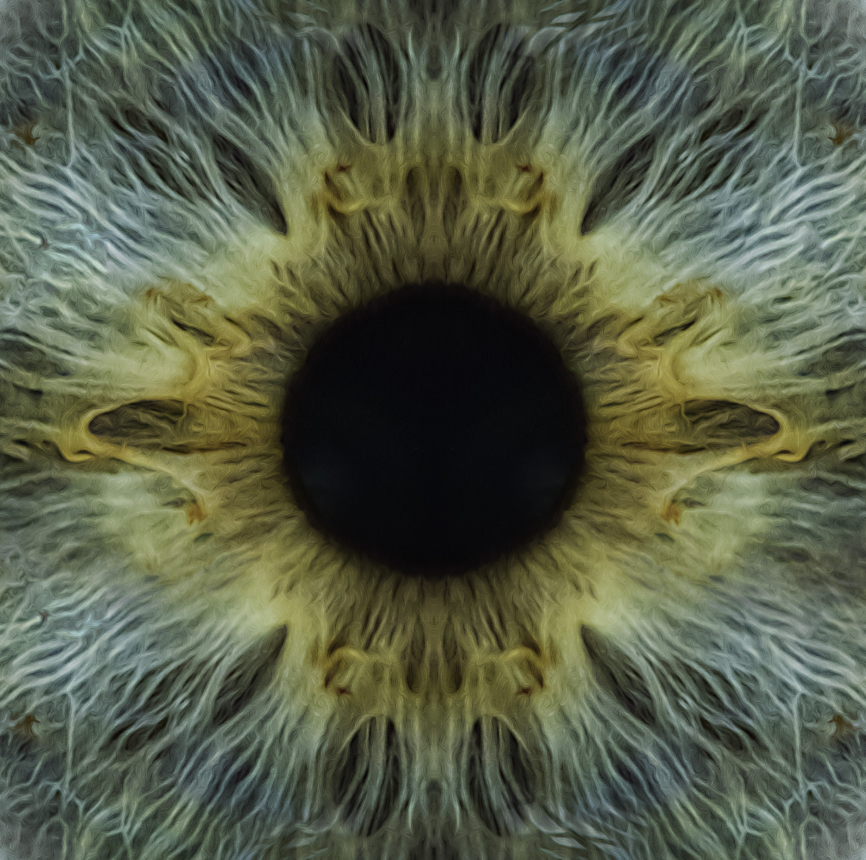
#> input picture imagens/iris_closeup.jpg, 1732 x 1720 px (shown at 1/2 size)
$ python -i preprocessing.py   (imports and definitions only)   (older library calls are emulated)
#> lines starting #> are read from the running program, lines starting #| are printed output that depends on the picture; after the words box and inside, x2 and y2 are one past the last pixel; in counts of white or black regions, pixels touching at a corner belong together
from __future__ import annotations

import json
from dataclasses import dataclass
from pathlib import Path

import cv2
import numpy as np
import pandas as pd
from scipy.signal import find_peaks

from iris_dm2.data import (
    PROVIDED_IDENTITY_STATUS,
    UNVERIFIED_CLINICAL_LABEL_STATUS,
    VERIFIED_CLINICAL_LABEL_STATUS,
    DatasetValidationError,
    IrisDataset,
    sha256_file,
)

MIN_SEGMENTATION_QUALITY = 0.30
MIN_ANNULUS_WIDTH_PIXELS = 3.0
CLINICAL_GEOMETRY_COLUMNS = ("pupil_diameter_mm", "iris_thickness_mm")

GEOMETRY_FEATURE_NAMES = np.asarray(
    [
        "pupil_diameter_px",
        "iris_diameter_px",
        "pupil_iris_diameter_ratio",
        "pupil_iris_area_ratio",
        "center_offset_normalized",
        "pupil_circularity",
        "iris_circularity",
        "pupil_radial_std",
        "pupil_radial_max_abs",
        "pupil_border_high_frequency_energy",
        "pupil_border_lobe_count",
        "iris_radial_std",
        "iris_radial_max_abs",
        "iris_border_high_frequency_energy",
        "iris_border_lobe_count",
        "iris_annulus_width_mean_px",
        "iris_annulus_width_std_px",
        "iris_annulus_width_mean_normalized",
        "segmentation_quality",
    ]
)


@dataclass(frozen=True)
class Circle:
    x: float
    y: float
    radius: float


@dataclass(frozen=True)
class SegmentationResult:
    pupil: Circle
    iris: Circle
    pupil_contour: np.ndarray
    iris_contour: np.ndarray
    quality: float


# [14 lines left out: functions _circle_contour, _contour_circularity, not called in this run]


def _detect_pupil(gray: np.ndarray) -> tuple[Circle, np.ndarray, float]:
    height, width = gray.shape
    blurred = cv2.GaussianBlur(gray, (9, 9), 0)
    otsu_threshold, _ = cv2.threshold(blurred, 0, 255, cv2.THRESH_BINARY_INV | cv2.THRESH_OTSU)
    kernel = cv2.getStructuringElement(cv2.MORPH_ELLIPSE, (5, 5))
    image_center = np.asarray([width / 2, height / 2], dtype=np.float32)
    max_radius = min(height, width) * 0.28
    candidates: list[tuple[float, Circle, np.ndarray, float]] = []
    thresholds = {float(np.percentile(blurred, percentile)) for percentile in (3, 5, 10, 15, 20)}
    thresholds.add(min(float(otsu_threshold), float(np.percentile(blurred, 30))))
    for threshold in sorted(thresholds):
        mask = np.where(blurred <= threshold, 255, 0).astype(np.uint8)
        mask = cv2.morphologyEx(mask, cv2.MORPH_OPEN, kernel)
        mask = cv2.morphologyEx(mask, cv2.MORPH_CLOSE, kernel)
        contours, _ = cv2.findContours(mask, cv2.RETR_EXTERNAL, cv2.CHAIN_APPROX_NONE)
        for contour in contours:
            area = cv2.contourArea(contour)
            if area < 50:
                continue
            (x, y), radius = cv2.minEnclosingCircle(contour)
            if radius < 4 or radius > max_radius:
                continue
            center_distance = np.linalg.norm(np.asarray([x, y]) - image_center) / min(height, width)
            contour_mask = np.zeros_like(gray)
            cv2.drawContours(contour_mask, [contour], -1, 255, thickness=cv2.FILLED)
            pupil_intensity = float(cv2.mean(gray, mask=contour_mask)[0])
            outer_mask = np.zeros_like(gray)
            cv2.circle(
                outer_mask,
                (int(round(x)), int(round(y))),
                int(round(radius * 1.35)),
                255,
                thickness=cv2.FILLED,
            )
            ring_mask = cv2.subtract(outer_mask, contour_mask)
            surrounding_intensity = float(cv2.mean(gray, mask=ring_mask)[0])
            contrast_quality = float(
                np.clip((surrounding_intensity - pupil_intensity) / 80.0, 0.0, 1.0)
            )
            centrality_quality = float(np.clip(1.0 - center_distance / 0.35, 0.0, 1.0))
            quality = 0.75 * contrast_quality + 0.25 * centrality_quality
            darkness = pupil_intensity / 255.0
            score = darkness + 0.8 * center_distance
            candidates.append((score, Circle(x, y, radius), contour, quality))

    if not candidates:
        raise DatasetValidationError("pupil segmentation found no plausible dark circular region")
    _, circle, contour, quality = min(candidates, key=lambda item: item[0])
    return circle, contour.astype(np.float32), quality


def _fit_circle(points: np.ndarray) -> Circle:
    x = points[:, 0].astype(np.float64)
    y = points[:, 1].astype(np.float64)
    design = np.column_stack([2 * x, 2 * y, np.ones(len(points))])
    target = x**2 + y**2
    center_x, center_y, constant = np.linalg.lstsq(design, target, rcond=None)[0]
    radius_squared = constant + center_x**2 + center_y**2
    if radius_squared <= 0:
        raise DatasetValidationError("circle fit produced a non-positive radius")
    return Circle(float(center_x), float(center_y), float(np.sqrt(radius_squared)))


def _sample_gradient_ring(
    gradient: np.ndarray,
    center_x: float,
    center_y: float,
    radii: np.ndarray,
    angles: np.ndarray,
) -> np.ndarray:
    height, width = gradient.shape
    x = np.rint(center_x + radii[:, None] * np.cos(angles)).astype(int)
    y = np.rint(center_y + radii[:, None] * np.sin(angles)).astype(int)
    x = np.clip(x, 0, width - 1)
    y = np.clip(y, 0, height - 1)
    return gradient[y, x]


def _closed_iris_boundary(
    gray: np.ndarray,
    gradient: np.ndarray,
    pupil: Circle,
    minimum_radius: float,
    maximum_radius: float,
) -> tuple[Circle, np.ndarray, float] | None:
    blurred = cv2.GaussianBlur(gray, (7, 7), 0)
    median = float(np.median(blurred))
    edges = cv2.Canny(
        blurred,
        threshold1=max(10, int(0.5 * median)),
        threshold2=max(30, int(1.2 * median)),
    )
    edges = cv2.morphologyEx(
        edges,
        cv2.MORPH_CLOSE,
        cv2.getStructuringElement(cv2.MORPH_ELLIPSE, (5, 5)),
    )
    contours, _ = cv2.findContours(edges, cv2.RETR_LIST, cv2.CHAIN_APPROX_NONE)
    candidates: list[tuple[float, Circle, np.ndarray, float]] = []
    strong_gradient = float(np.quantile(gradient, 0.95)) + 1e-6
    for contour in contours:
        if len(contour) < 40:
            continue
        if cv2.pointPolygonTest(contour, (pupil.x, pupil.y), False) < 0:
            continue
        points = contour.reshape(-1, 2).astype(np.float32)
        circle = _fit_circle(points)
        if not minimum_radius <= circle.radius <= maximum_radius:
            continue
        if np.hypot(circle.x - pupil.x, circle.y - pupil.y) > pupil.radius * 1.5:
            continue
        height, width = gray.shape
        coordinates = np.rint(points).astype(int)
        x = np.clip(coordinates[:, 0], 0, width - 1)
        y = np.clip(coordinates[:, 1], 0, height - 1)
        edge_support = float(np.mean(gradient[y, x]))
        edge_quality = float(np.clip(edge_support / strong_gradient, 0.0, 1.0))
        score = edge_support + 0.2 * circle.radius
        candidates.append((score, circle, contour.astype(np.float32), edge_quality))
    if not candidates:
        return None
    _, circle, contour, edge_quality = max(candidates, key=lambda item: item[0])
    return circle, contour, edge_quality


def _detect_iris(gray: np.ndarray, pupil: Circle) -> tuple[Circle, np.ndarray, float]:
    height, width = gray.shape
    gradient_x = cv2.Sobel(gray, cv2.CV_32F, 1, 0, ksize=3)
    gradient_y = cv2.Sobel(gray, cv2.CV_32F, 0, 1, ksize=3)
    gradient = cv2.magnitude(gradient_x, gradient_y)
    minimum_radius = max(pupil.radius * 1.45, pupil.radius + 5)
    pupil_border_limit = min(pupil.x, width - pupil.x, pupil.y, height - pupil.y)
    global_maximum_radius = min(pupil_border_limit * 0.98, pupil.radius * 5.0)
    closed_boundary = _closed_iris_boundary(
        gray,
        gradient,
        pupil,
        minimum_radius,
        global_maximum_radius,
    )
    if closed_boundary is not None:
        return closed_boundary

    search_angles = np.linspace(0, 2 * np.pi, 360, endpoint=False)
    maximum_offset = max(3.0, pupil.radius * 0.30)
    offsets = np.linspace(-maximum_offset, maximum_offset, 5)
    candidates: list[tuple[float, float, float, float]] = []
    all_scores: list[float] = []

    for offset_x in offsets:
        for offset_y in offsets:
            center_x = pupil.x + offset_x
            center_y = pupil.y + offset_y
            border_limit = min(center_x, width - center_x, center_y, height - center_y)
            maximum_radius = min(border_limit * 0.98, pupil.radius * 5.0)
            if maximum_radius <= minimum_radius:
                continue
            radii = np.arange(
                int(np.ceil(minimum_radius)), int(np.floor(maximum_radius)) + 1, 2
            )
            samples = _sample_gradient_ring(
                gradient, center_x, center_y, radii, search_angles
            )
            scores = np.quantile(samples, 0.90, axis=1)
            all_scores.extend(scores.tolist())
            best_index = int(np.argmax(scores))
            center_penalty = 0.02 * np.hypot(offset_x, offset_y) / pupil.radius
            candidates.append(
                (
                    float(scores[best_index] - center_penalty),
                    center_x,
                    center_y,
                    float(radii[best_index]),
                )
            )

    if not candidates:
        raise DatasetValidationError("iris radius search range is empty")
    best_score, center_x, center_y, approximate_radius = max(candidates)
    boundary_angles = np.linspace(0, 2 * np.pi, 720, endpoint=False)
    radius_window = max(5, int(round(approximate_radius * 0.10)))
    boundary_radii = np.arange(
        max(int(minimum_radius), int(round(approximate_radius)) - radius_window),
        int(round(approximate_radius)) + radius_window + 1,
    )
    boundary_samples = _sample_gradient_ring(
        gradient, center_x, center_y, boundary_radii, boundary_angles
    )
    selected_radii = boundary_radii[np.argmax(boundary_samples, axis=0)].astype(
        np.float32
    )
    selected_radii = cv2.GaussianBlur(
        np.concatenate([selected_radii[-8:], selected_radii, selected_radii[:8]])[None, :],
        (17, 1),
        0,
    )[0, 8:-8]
    points = np.column_stack(
        [
            center_x + selected_radii * np.cos(boundary_angles),
            center_y + selected_radii * np.sin(boundary_angles),
        ]
    ).astype(np.float32)
    fitted_circle = _fit_circle(points)
    score_array = np.asarray(all_scores, dtype=np.float32)
    quality = best_score / (float(score_array.mean() + score_array.std()) + 1e-6)
    return (
        fitted_circle,
        points.reshape(-1, 1, 2),
        float(np.clip(quality / 2.0, 0.0, 1.0)),
    )


def segment_iris(image_rgb: np.ndarray) -> SegmentationResult:
    if image_rgb.ndim != 3 or image_rgb.shape[2] != 3 or image_rgb.dtype != np.uint8:
        raise DatasetValidationError("raw image must be an RGB uint8 array")
    gray = cv2.cvtColor(image_rgb, cv2.COLOR_RGB2GRAY)
    pupil, pupil_contour, pupil_quality = _detect_pupil(gray)
    iris, iris_contour, iris_quality = _detect_iris(gray, pupil)
    if iris.radius <= pupil.radius:
        raise DatasetValidationError("segmented iris must be larger than pupil")
    quality = float(np.clip((pupil_quality + iris_quality) / 2.0, 0.0, 1.0))
    segmentation = SegmentationResult(
        pupil=pupil,
        iris=iris,
        pupil_contour=pupil_contour,
        iris_contour=iris_contour,
        quality=quality,
    )
    validate_segmentation(segmentation, image_rgb.shape[:2])
    return segmentation


# [28 lines left out: function rubber_sheet_normalize, not called in this run]


def validate_segmentation(
    segmentation: SegmentationResult, image_shape: tuple[int, int]
) -> None:
    if segmentation.quality < MIN_SEGMENTATION_QUALITY:
        raise DatasetValidationError(
            f"segmentation quality {segmentation.quality:.3f} is below "
            f"{MIN_SEGMENTATION_QUALITY:.3f}"
        )
    if segmentation.pupil.radius <= 0 or segmentation.iris.radius <= segmentation.pupil.radius:
        raise DatasetValidationError("segmentation radii do not define an iris annulus")

    iris_contour = segmentation.iris_contour.astype(np.float32)
    pupil_points = segmentation.pupil_contour.reshape(-1, 2)
    outside_count = sum(
        cv2.pointPolygonTest(iris_contour, tuple(map(float, point)), False) < 0
        for point in pupil_points
    )
    if outside_count:
        raise DatasetValidationError(
            f"pupil contour crosses iris boundary at {outside_count} points"
        )

    angles = np.linspace(0, 2 * np.pi, 720, endpoint=False, dtype=np.float32)
    pupil_radii = _contour_radius_profile(
        segmentation.pupil_contour, segmentation.pupil, angles
    )
    iris_radii = _contour_radius_profile(
        segmentation.iris_contour, segmentation.iris, angles
    )
    pupil_points_angular = np.column_stack(
        [
            segmentation.pupil.x + pupil_radii * np.cos(angles),
            segmentation.pupil.y + pupil_radii * np.sin(angles),
        ]
    )
    iris_points_angular = np.column_stack(
        [
            segmentation.iris.x + iris_radii * np.cos(angles),
            segmentation.iris.y + iris_radii * np.sin(angles),
        ]
    )
    annulus_width = np.linalg.norm(iris_points_angular - pupil_points_angular, axis=1)
    minimum_width = max(MIN_ANNULUS_WIDTH_PIXELS, segmentation.pupil.radius * 0.10)
    if float(np.min(annulus_width)) < minimum_width:
        raise DatasetValidationError(
            f"iris annulus is thinner than {minimum_width:.2f} pixels"
        )

    height, width = image_shape
    all_points = np.vstack([pupil_points_angular, iris_points_angular])
    if (
        np.any(all_points[:, 0] < 0)
        or np.any(all_points[:, 0] > width - 1)
        or np.any(all_points[:, 1] < 0)
        or np.any(all_points[:, 1] > height - 1)
    ):
        raise DatasetValidationError("segmentation contour leaves the image bounds")


def _contour_radius_profile(
    contour: np.ndarray, circle: Circle, target_angles: np.ndarray
) -> np.ndarray:
    contour_points = contour.reshape(-1, 2).astype(np.float64)
    centered = contour_points - np.asarray([circle.x, circle.y])
    contour_angles = np.mod(np.arctan2(centered[:, 1], centered[:, 0]), 2 * np.pi)
    contour_radii = np.linalg.norm(centered, axis=1)
    order = np.argsort(contour_angles)
    sorted_angles = contour_angles[order]
    sorted_radii = contour_radii[order]
    unique_angles, unique_indices = np.unique(sorted_angles, return_index=True)
    unique_radii = sorted_radii[unique_indices]
    periodic_angles = np.concatenate(
        [unique_angles[-1:] - 2 * np.pi, unique_angles, unique_angles[:1] + 2 * np.pi]
    )
    periodic_radii = np.concatenate(
        [unique_radii[-1:], unique_radii, unique_radii[:1]]
    )
    return np.interp(target_angles, periodic_angles, periodic_radii).astype(np.float32)


# [232 lines left out: functions _radial_deviation_features, geometric_features, prepare_raw_manifest, not called in this run]

>>> import cv2
>>> picture = cv2.cvtColor(cv2.imread('../../../imagens/iris_closeup.jpg'), cv2.COLOR_BGR2RGB)
>>> result = segment_iris(picture)
#> in segment_iris, `gray = cv2.cvtColor(image_rgb, cv2.COLOR_RGB2GRAY)`:
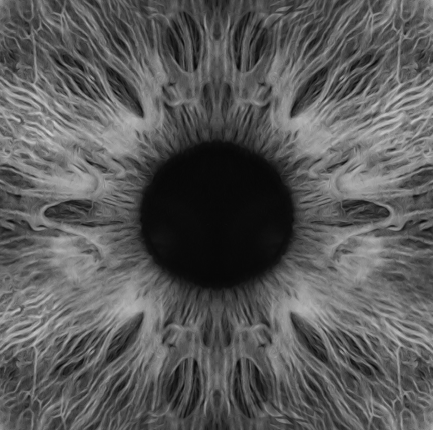
#> gray: shape (1720, 1732) (shown at 1/4 size); min 0, max 219, mean 89.1
#> in _detect_pupil, `otsu_threshold, _ = cv2.threshold(blurred, 0, 255, cv2.THRESH_BINARY_I..`: otsu_threshold = 86
#> in _detect_pupil, `thresholds = {float(np.percentile(blurred, percentile)) for percentile..`: thresholds = 5 items
#> the loop in _detect_pupil, `for threshold in sorted(thresholds):` made 6 passes
#> threshold on passes 1 to 6: 9, 10, 26, 48, 58, 70
#> pass 1, in _detect_pupil, `mask = cv2.morphologyEx(mask, cv2.MORPH_CLOSE, kernel)`:
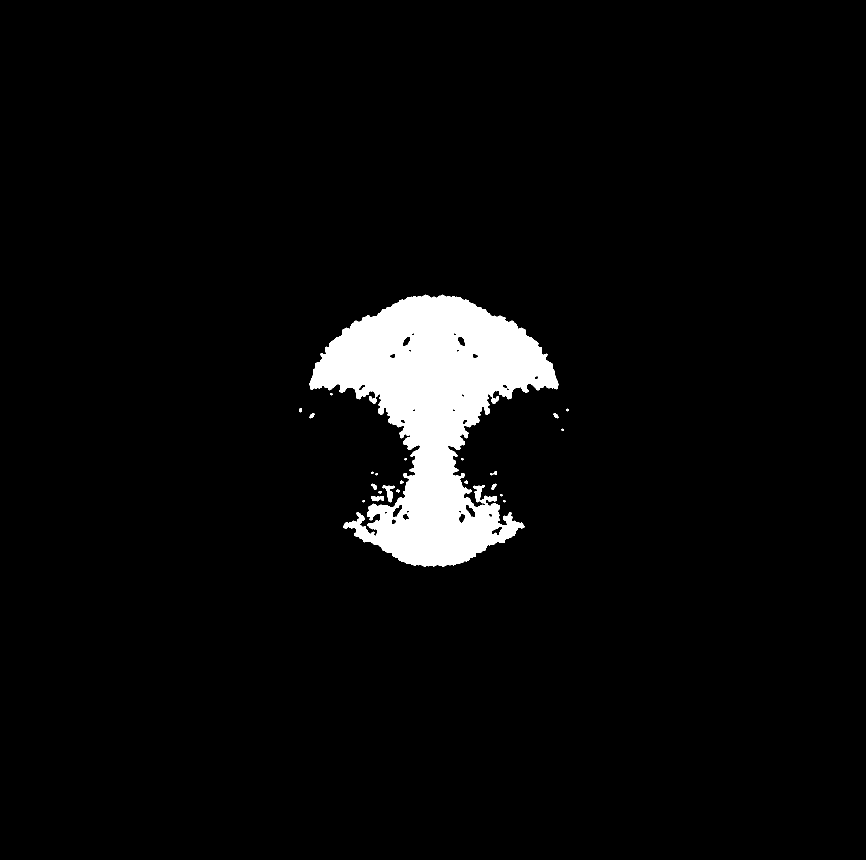
#> mask: shape (1720, 1732) (shown at 1/2 size); 4.4% white; 23 white regions (9 under 20 px), largest, box (x1, y1, x2, y2) and area: (619, 589, 1117, 1134) 130200, (765, 970, 789, 1005) 364, (742, 992, 768, 1003) 202
#> after the loop in _detect_pupil, `for threshold in sorted(thresholds):`:
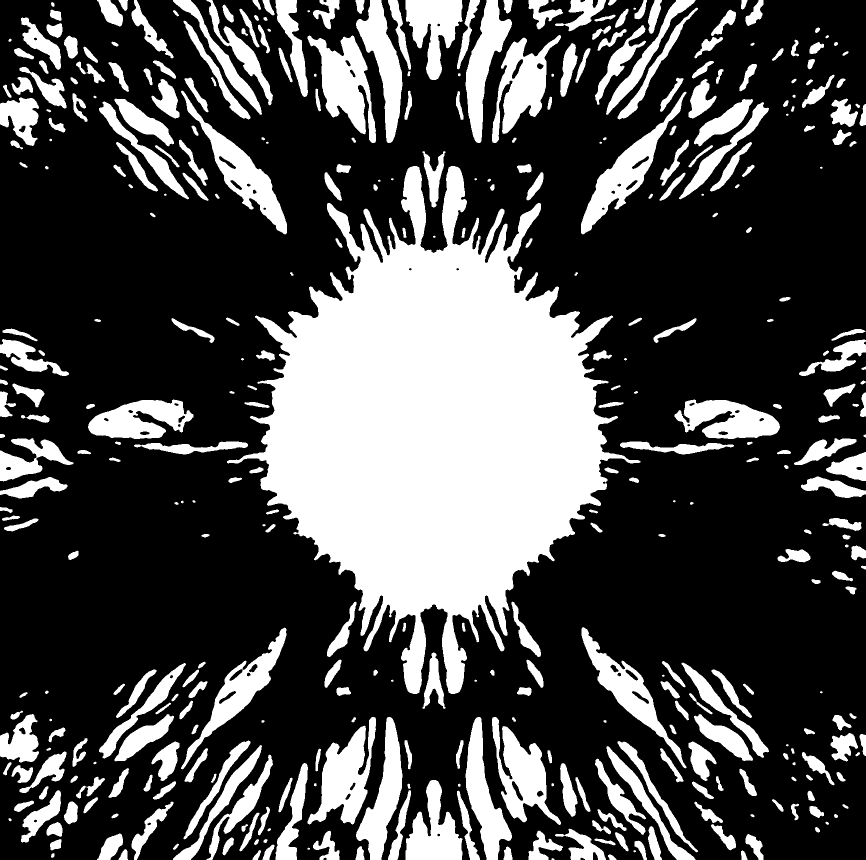
#> mask: shape (1720, 1732) (shown at 1/2 size); 29.9% white; 408 white regions (22 under 20 px), largest, box (x1, y1, x2, y2) and area: (454, 332, 1281, 1388) 419562, (615, 71, 752, 286) 13659, (615, 1434, 752, 1649) 13659
#> after the loop in _detect_pupil, `for threshold in sorted(thresholds):`:
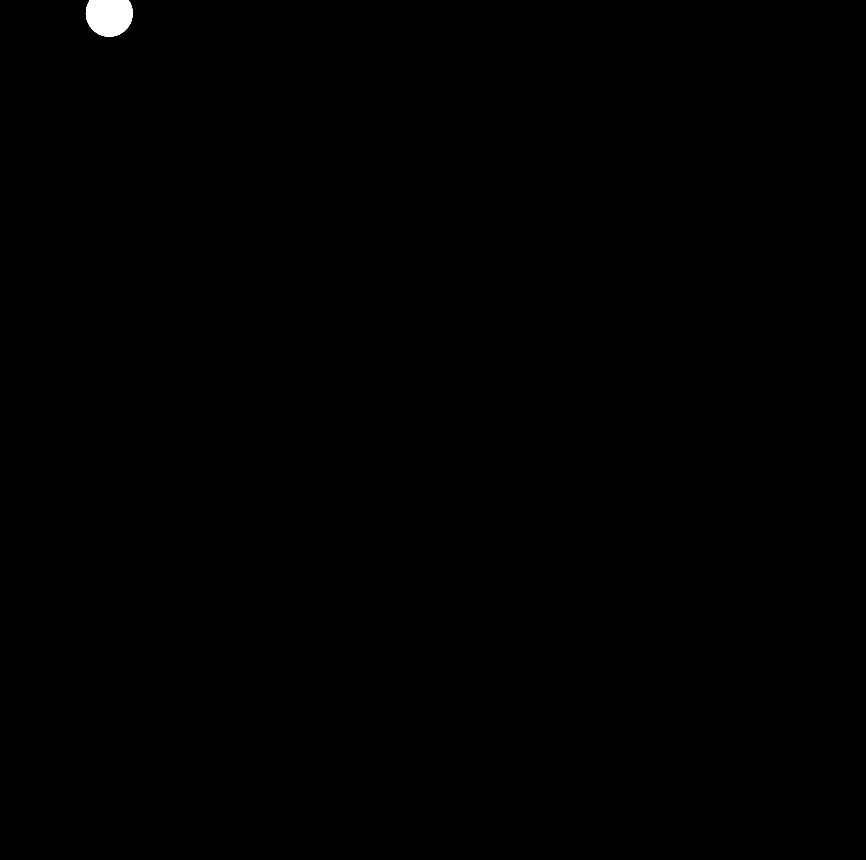
#> outer_mask: shape (1720, 1732) (shown at 1/2 size); 0.19% white; 1 white region, box (x1, y1, x2, y2) and area: (171, 0, 266, 74) 5808
#> after the loop in _detect_pupil, `for threshold in sorted(thresholds):`: candidates = 844 items
#> in _detect_pupil, `_, circle, contour, quality = min(candidates, key=lambda item: item[0])`: contour = contour of 3276 points, box (x1, y1, x2, y2) (619, 589, 1117, 1134), area 130574; quality = 0.509
#> in _detect_iris, `gradient = cv2.magnitude(gradient_x, gradient_y)`:
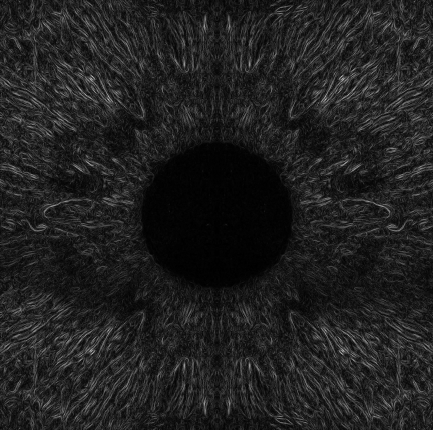
#> gradient: shape (1720, 1732) float32 (shown at 1/4 size); min 0, max 279.6, mean 35.7; drawn with min black and max white
#> in _closed_iris_boundary, `median = float(np.median(blurred))`: median = 91
#> in _closed_iris_boundary, `contours, _ = cv2.findContours(edges, cv2.RETR_LIST, cv2.CHAIN_APPROX_..`: contours = 870 contours, 370 with area under 20; largest, box (x1, y1, x2, y2) and area: (345, 1495, 511, 1718) 895, (345, 2, 510, 224) 886, (219, 229, 469, 471) 865, (1099, 21, 1173, 49) 851, (309, 1282, 458, 1495) 850
#> in _closed_iris_boundary, `strong_gradient = float(np.quantile(gradient, 0.95)) + 1e-6`: strong_gradient = 94.15
#> after the loop in _closed_iris_boundary, `for contour in contours:`: candidates = []
#> the loop in _detect_iris, `for offset_x in offsets:` made 5 passes
#> pass 1, in _sample_gradient_ring, `x = np.rint(center_x + radii[:, None] * np.cos(angles)).astype(int)`:
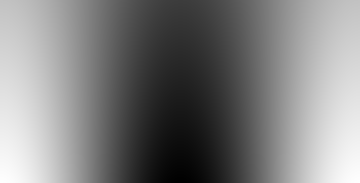
#> x: shape (183, 360) int64; min 24, max 1546, mean 785; drawn with min black and max white
#> after the loop in _detect_iris, `for offset_x in offsets:`: all_scores = 4803 values, max 104.7 at index 2693, min 52 at index 3358, mean 72.88; candidates = 25 items, first 6: (91.88, 785, 778.3, 665), (88.65, 785, 819.3, 717), (96.32, 785, 860.3, 687), (90.27, 785, 901.3, 727), (100.3, 785, 942.3, 747), (95.03, 826, 778.3, 759)
#> (the rest of the program and of its run is left out)
